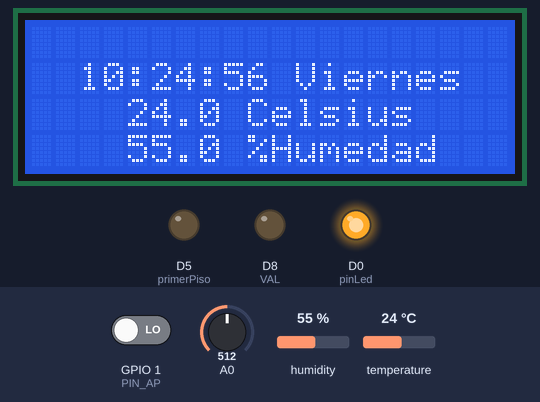
The sketch below on a simulated ESP8266 (NodeMCU). Parts: 20×4 character LCD, output pins drawn as LEDs (lit = HIGH). The inputs (shaded band) are chosen by the test bench; at power-on: GPIO 1 (PIN_AP) LOW, A0 = 512, humidity 55 %, temperature 24 °C. WiFi joins after 1.5 s; servers stay silent unless stated; network time is answered at once with the bench clock; the local clock reads 2024-03-15 10:24:30 at power-on unless the sketch sets it; no MQTT or app messages arrive unless stated; what the sketch prints to the serial monitor is not drawn.

Above: at 26.7 s.
At 52.1 s:
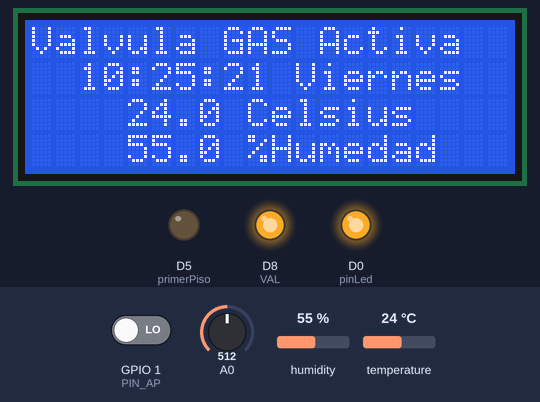
At 78.1 s:
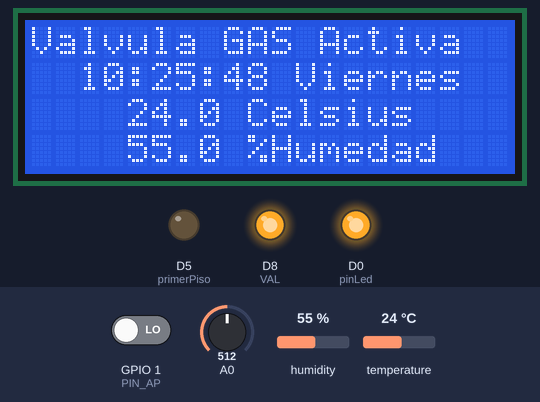
At 128.2 s:
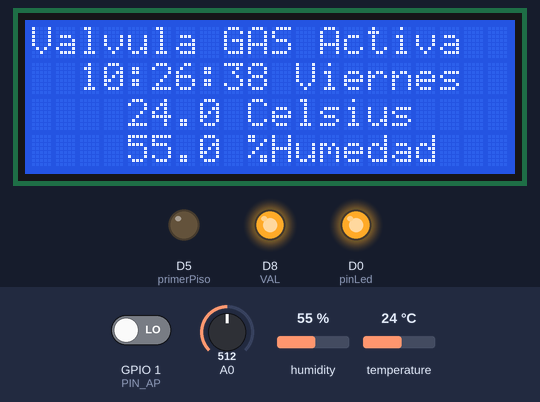
Timing chart, 0 to 129.7 s (numbered marks = the images above):
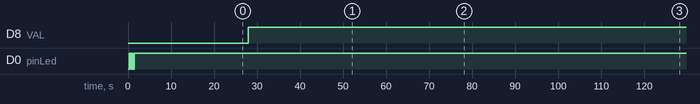

Measured:
- by itself, D8 (VAL): LOW → HIGH at 27.9 s
- what the display in image 0 shows lasts 1.2 s, from 26.7 s to 27.9 s
- what the display in image 2 shows lasts 2.0 s, from 78.0 s to 80.0 s

The sketch:

LCD_modificadoGab2_Actualizaado-wifi1.ino
```cpp
#include <SPI.h>
#include <Wire.h>
#include <Adafruit_GFX.h>
#include <Adafruit_SSD1306.h>
#include <DHT11.h>
#include <NTPClient.h>
#include <PubSubClient.h>
#include <ESP8266WiFi.h>
#include <PubSubClient.h>
#include <WiFiUdp.h>
#include <LiquidCrystal_I2C.h>
LiquidCrystal_I2C lcd(0x27,20,4);
#include <BlynkSimpleEsp8266.h>
#define BLYNK_PRINT Serial
//configuracion movil
#include <DNSServer.h>
#include <ESP8266WebServer.h >
#include <WiFiManager.h>
#include <Ticker.h>
// Instancia a la clase Ticker
Ticker ticker;
// Pin LED azul
byte pinLed = D0;

void parpadeoLed() {
  // Cambiar de estado el LED
  byte estado = digitalRead(pinLed);
  digitalWrite(pinLed, !estado);
}
// gas
#define MQ1      (0)     //define la entrada analogica para el sensor
#define RL_VALOR (5)     //define el valor de la resistencia mde carga en kilo ohms
#define RAL      (9.83)  // resistencia del sensor en el aire limpio / RO, que se deriva de la                                             tabla de la hoja de datos
#define GAS_LP   (0)
String inputstring = ""; //Cadena recibida desde el PC
float LPCurve[3]  =  {2.3,0.21,-0.47};
float Ro =  10;
int TiempoResultado;
//----------------configuracion wifi-------------------------
char message_buff[100];
//const char* auth = "PLasZbUR98HzW1DkzwAWwmhFp723bjaj";
const char* mqtt_server = "192.168.1.147";

//----------------hora-------------------------

WiFiUDP ntpUDP;
int16_t utc = -3; //UTC -3:00 horario verano, -4 INVIERNO
uint32_t currentMillis = 0;
uint32_t previousMillis = 0;
NTPClient timeClient(ntpUDP, "ntp.shoa.cl", utc * 3600, 60000);
char daysOfTheWeek[7][12] = {"Domingo  ", "Lunes  ", "Martes  ", "Miercoles", "Jueves   ", "Viernes ", "Sabado "};
//----------------------------------------------

//configuracion wifi------------------------------
WiFiClient espClient;
PubSubClient client(espClient);
long lastMsg = 0;
char msg[50];
int value = 0;

//---------------------------------------------------------
const int primerPiso  = 14;    //D5
const int buzzer = 12;         //D6
int pin = 13;                  //D7
const int VAL = 15;            //D8
const int PIN_AP = 1; // pulsador para volver al modo AP // Tx
//+++++++++++++++++++++++++++++++++++++++++++++++++++++++++++++++++++++++++++++++++

DHT11 dht11(pin);
unsigned long previousMillis1 = 0;
const long interval = 9000;

unsigned long previousMillis2 = 0;
const long interval2 = 2000;

//--------------reset-------------------
void configModeCallback (WiFiManager *myWiFiManager) {
  Serial.println("Modo de configuración ingresado");
  Serial.println(WiFi.softAPIP());

  Serial.println(myWiFiManager->getConfigPortalSSID());
}

//flag for saving data
bool shouldSaveConfig = false;

void saveConfigCallback () {
  Serial.println("Debería guardar la configuración");
  shouldSaveConfig = true;
}

void setup() {

/////////////
  Serial.begin(115200);
  pinMode(primerPiso, OUTPUT);
  pinMode(buzzer, OUTPUT);
  pinMode(VAL, OUTPUT);

  lcd.clear();
  Wire.begin(5, 4);   //Use predefined PINS consts
  lcd.begin(20, 4);     // The begin call takes the width and height. This

  //------------configuracion movil--------------------------
  // Modo del pin
  pinMode(pinLed, OUTPUT);
  pinMode(PIN_AP, INPUT);

  // Empezamos el temporizador que hará parpadear el LED
  ticker.attach(0.2, parpadeoLed);

  // Creamos una instancia de la clase WiFiManager
  WiFiManager wifiManager;

  // Descomentar para resetear configuración
  //wifiManager.resetSettings();

  // Cremos AP y portal cautivo y comprobamos si
  // se establece la conexión
  if (!wifiManager.autoConnect("GABINETE2")) {
    Serial.println("Fallo en la conexión (timeout)");
    ESP.reset();
    delay(1000);
  }

  Serial.println("Ya estás conectado");

  // Eliminamos el temporizador
  ticker.detach();

  // Apagamos el LED
  digitalWrite(pinLed, HIGH);


  //devolución de llamada para cuando entra en el modo de configuración AP
  wifiManager.setAPCallback(configModeCallback);
  //devolución de llamada cuando se conecta a una red, es decir, cuando pasa a trabajar en modo EST
  wifiManager.setSaveConfigCallback(saveConfigCallback);

  //crea una red de nombre ESP_AP con pass 12345678
  wifiManager.autoConnect("ESP_AP", "12345678");

  //---------------------fin gonfiguacion movil setup----------------------------

  //-------------wifi----------------------
  // setup_wifi();

  client.setServer(mqtt_server, 1883);
  client.setCallback(callback);
  //---------------------------------------
  //-------------hora---------------------
  timeClient.begin();
  timeClient.update();

//++++++++++++++++++++++++++++++++++++++++++
// calibrandon valvula de gas
Ro = Calibracion(MQ1);
//++++++++++++++++++++++++++++++++++++++++++

}

void forceUpdate(void) {
  timeClient.forceUpdate();
}


void checkOST(void) {
  currentMillis = millis();//Tempo atual em ms
  //Lógica de verificação do tempo
  if (currentMillis - previousMillis > 1000) {
    previousMillis = currentMillis;    // Salva o tempo atual
    printf("T ", timeClient.getEpochTime());
    Serial.println(timeClient.getFormattedTime());

    char bufreloj [10]; // array para almacenar el valor de humedad para mostrar en OLED ex: 20.40
    String reloj;
    String r = timeClient.getFormattedTime();
    reloj = String (r);
    reloj.toCharArray (bufreloj, 10);
    Serial.print(daysOfTheWeek[timeClient.getDay()]);
    lcd.setCursor(2, 1);
    lcd.print(bufreloj);
    lcd.setCursor(11, 1);
    lcd.print(daysOfTheWeek[timeClient.getDay()]);

  }

}

//--------------------------------------

void Tempe_OLED() {

  unsigned long currentMillis1 = millis();
  if (currentMillis1 - previousMillis1 >= interval) {
    previousMillis1 = currentMillis1;
    char bufHumi [5]; // array para almacenar el valor de humedad para mostrar en OLED ex: 20.40
    char bufTemp [5]; // array almacena el valor de temperatura para mostrar en OLED ex: 22.00
    String strTemp;
    String strHumi;
    int err;
    float temp, hum;
    if ((err = dht11.read(hum, temp)) == 0)   // Si devuelve 0 es que ha leido bien
    {
      strTemp = String (temp); // conversión de t como float en una cadena
      strHumi = String (hum);
      strTemp.toCharArray (bufTemp, 5); // conversión de t como cadena a la matriz
      strHumi.toCharArray (bufHumi, 5);

      lcd.backlight();      // Turn on the backlight.

      lcd.home();
      //lcd.clear();
      lcd.setCursor(4, 2);
      lcd.print(bufTemp);
      lcd.print(" Celsius");
      lcd.setCursor(4, 3);
      lcd.print(bufHumi);
      lcd.print(" %Humedad");

      static int counter = 0;
      String payload ;
      payload += "MSG001 ";
      payload += "Temperatura: ";
      payload += temp;
      payload += " C";
      payload += "Humedad: ";
      payload += hum;
      //Serial.println(payload.c_str());
      //client.publish("Gab2/BD", payload.c_str());

      String payload1;

      payload1 += temp;
      Serial.println(payload1.c_str());
      client.publish("Gab2/temp", payload1.c_str());

      String payload2;

      payload2 += hum;
      Serial.println(payload2.c_str());
      client.publish("Gab2/hume", payload2.c_str());

   }
  }

}

void callback(char* topic, byte* payload, unsigned int length) {
//recive mensaje
  int i = 0;
  for (i = 0; i < length; i++) {
    message_buff[i] = payload[i];
  }
  message_buff[i] = '\0';
  String msgString = String(message_buff);
  char men [20]; // array para almacenar el valor de humedad para mostrar en OLED ex: 20.40
  String mensaje;
  String m = msgString;
  mensaje = String (m);
  mensaje.toCharArray (men, 20);

 Serial.print(men);

  if (msgString.equals("Gablolin Gab2ONComedor")) {

    digitalWrite(primerPiso, HIGH);
    client.publish("Gab2/luz", "Encender");

  } else if (msgString.equals("Gablolin Gab2OFFComedor")) {

    digitalWrite(primerPiso, LOW);
    client.publish("Gab2/luz", "apagar");
  }

  if (msgString.equals("Gab2Temperatura"))
  {
    int err;
    float temp, hum;
    if ((err = dht11.read(hum, temp)) == 0)   // Si devuelve 0 es que ha leido bien
    {

      static int counter = 0;
      String payload ;
      payload += "MSG001";
      payload += "Temperatura: ";
      payload += temp;
      payload += " C";
      payload += ", Humedad: ";
      payload += hum;
      Serial.println(payload.c_str());
      client.publish("Gab2lolin2", payload.c_str());


    }
  }
  if (msgString.equals("SismoValvulaCerrada")) {
    int a =0;
      TiempoResultado = 15;
              while (a < TiempoResultado) {
                delay(1000);
                lcd.setCursor(0, 0);
                lcd.print("SISMO Val GAS OFF");
                client.publish("Gab2/sismo", "SISMO Val GAS OFF");
                digitalWrite(buzzer, HIGH);
                digitalWrite(VAL, LOW);
                tone(buzzer, 1000, 200);
                a++;

              }

    }

}

void reconnect() {
  while (!client.connected()) {
    if (client.connect("Gab2lolin2")) {
      client.publish("Gab2/lolin2", "Hola, ESTOY CONECTADO GAB2LOLIN2 COCINA");
      client.subscribe("Gablolin");
      client.subscribe("Gab2/BD");
      client.subscribe("Gab2/temp");
      client.subscribe("Gab2/hume");
      client.subscribe("Gab2/vgas");
      client.subscribe("Gab2/sismo");
      client.subscribe("Gab2/vgas/valor");
      client.subscribe("Gab2/luz");

    } else {
      delay(1000);
    }
  }
}


void loop() {

  checkOST();
  Tempe_OLED();


  unsigned long currentMillis2 = millis();
  if (currentMillis2 - previousMillis2 >= interval2) {
    previousMillis2 = currentMillis2;

    // Obtener la Rs promedio
   float concentration = porcentaje_gas(lecturaMQ(MQ1)/Ro,GAS_LP);   // Obtener la concentración
    String payload3;
    payload3 += concentration;

    Serial.println(payload3.c_str());
    client.publish("Gab2/vgas/valor", payload3.c_str());
    delay(1000);

    if (concentration > 1500){
    lcd.setCursor(0, 0);
    lcd.print("Valvula GAS Cerrada");
    client.publish("Gab2/vgas", "Valvula GAS Cerrada");
    digitalWrite(buzzer, HIGH);
    digitalWrite(VAL, LOW);
    tone(buzzer, 1000, 200);
    }
    else
    {
    lcd.setCursor(0, 0);
    lcd.print("Valvula GAS Activa");
  client.publish("Gab2/vgas", "Valvula GAS Activa");
    digitalWrite(buzzer, LOW);
    digitalWrite(VAL, HIGH);
    noTone(buzzer);
    }
   }
  //
  if (!client.connected()) {
    reconnect();
  }

  WiFiManager wifiManager;
  //si el botón se ha presionado
Serial.println("qui estoy");
  if ( digitalRead(PIN_AP) == LOW ) {
Serial.println("funciono");
    Serial.println("reajustar"); //resetear intenta abrir el portal
    if (!wifiManager.startConfigPortal("ESP_AP", "12345678") ) {
      Serial.println("No se pudo conectar");
      delay(1000);
      ESP.restart();
      delay(1000);
    }
    Serial.println("conectado ESP_AP!!!");
  }
 //Blynk.run();
client.loop();

}

float calc_res(int raw_adc)
{
  return ( ((float)RL_VALOR*(1023-raw_adc)/raw_adc));
}

float Calibracion(float mq_pin){
  int i;
  float val=0;
    for (i=0;i<50;i++) {                                                                               //tomar múltiples muestras
    val += calc_res(analogRead(mq_pin));
    delay(500);
  }
  val = val/50;                                                                                         //calcular el valor medio
  val = val/RAL;
  return val;
}

float lecturaMQ(int mq_pin){
  int i;
  float rs=0;
  for (i=0;i<5;i++) {
    rs += calc_res(analogRead(mq_pin));
    delay(50);
  }
rs = rs/5;
return rs;
}

int porcentaje_gas(float rs_ro_ratio, int gas_id){
   if ( gas_id == GAS_LP ) {
     return porcentaje_gas(rs_ro_ratio,LPCurve);
   }
  return 0;
}

int porcentaje_gas(float rs_ro_ratio, float *pcurve){
  return (pow(10, (((log(rs_ro_ratio)-pcurve[1])/pcurve[2]) + pcurve[0])));
}
```
